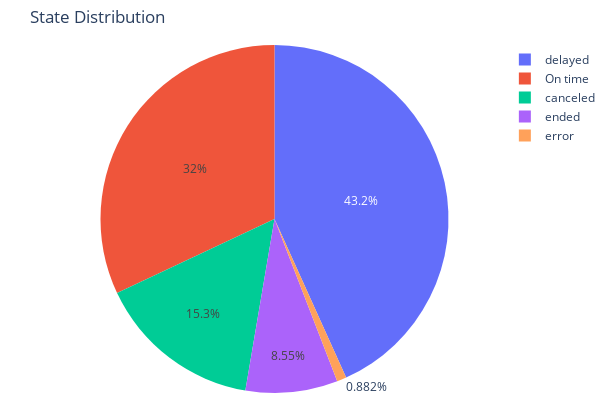

Notebook code cell kept with this figure:
### Code cell
state_counts = df_delay['state'].value_counts()

state_counts_df = state_counts.reset_index()
state_counts_df.columns = ['state', 'count']

fig = px.pie(state_counts_df, names='state', values='count', title='State Distribution')
fig.update_layout(height=400, width=600, margin=dict(l=35, r=10, t=45, b=0))
fig.show()

### Figure 1 — Plotly figure (JSON) as saved in the notebook; plotly's stock layout.template omitted (floating-point values rounded to 4 significant figures)
{"data": [{"domain": {"x": [0, 1], "y": [0, 1]}, "hovertemplate": "state=%{label}<br>count=%{value}<extra></extra>", "labels": ["delayed", "On time", "canceled", "ended", "error"], "legendgroup": "", "name": "", "showlegend": true, "type": "pie", "values": [9216, 6820, 3264, 1822, 188]}], "layout": {"height": 400, "legend": {"tracegroupgap": 0}, "margin": {"b": 0, "l": 35, "r": 10, "t": 45}, "title": {"text": "State Distribution"}, "width": 600}}
